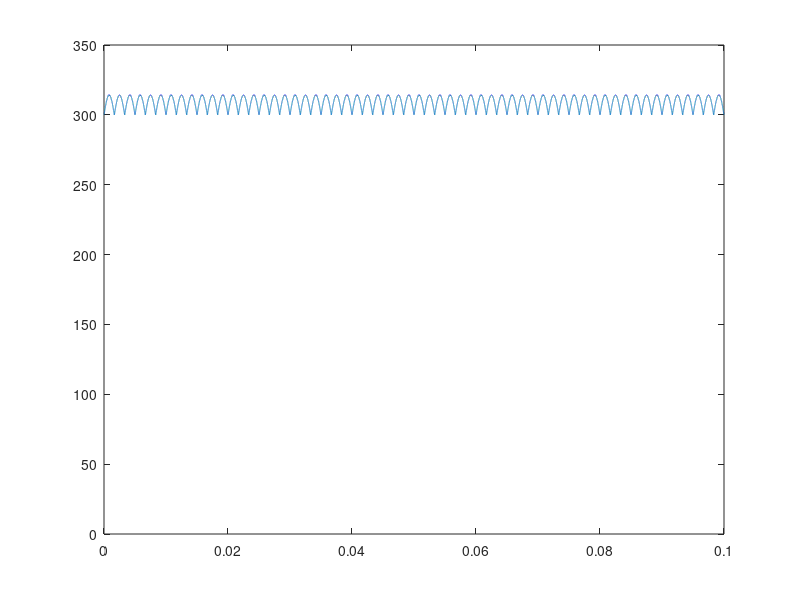
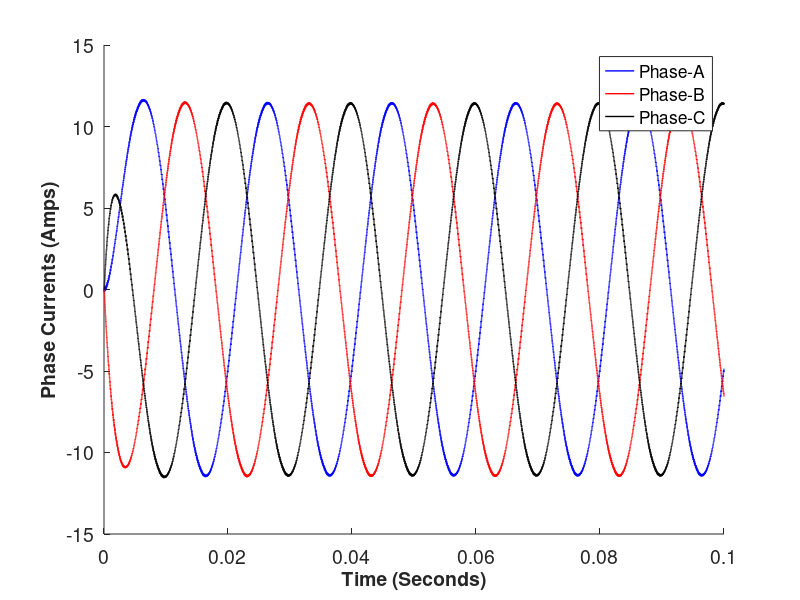
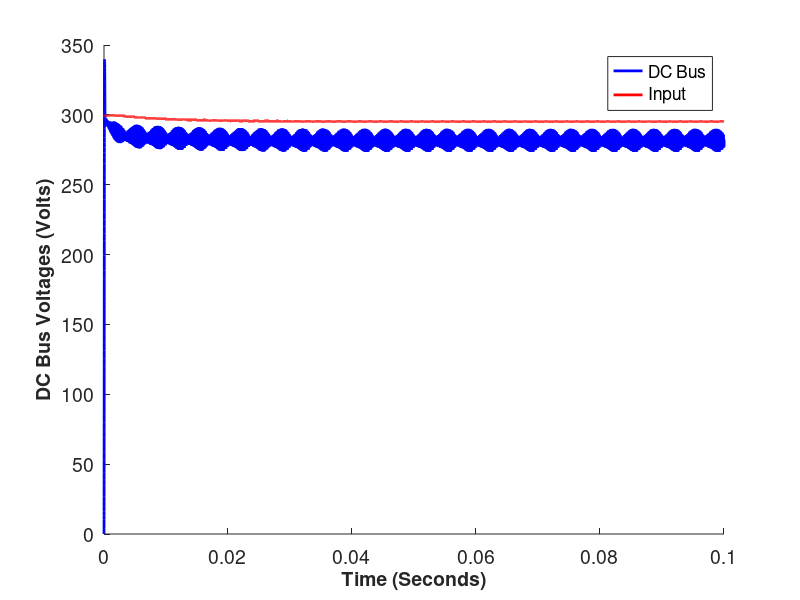
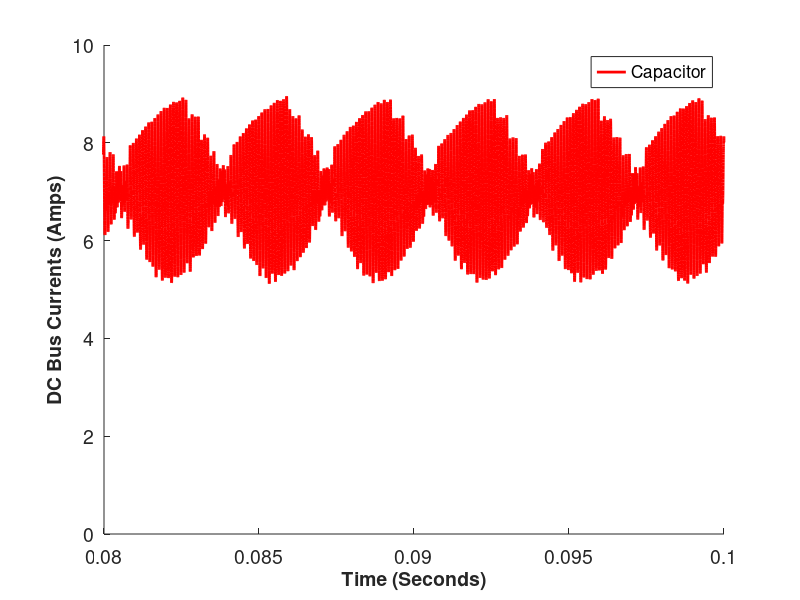

These charts were generated, in order, by the following MATLAB code:
tic
%%
%% Time array
Tstep = 1e-6; % s
Ts = Tstep; % s
Ripth = 0.18; % sec
Tfinal = 0.1; % s
time_array = 0:Tstep:Tfinal-Tstep;
NumberofSteps = numel(time_array);
%% Defined Parameters
DCSourceMagn = 300; % V
SixthHarmonicMagn = DCSourceMagn*(1-0.95262794416); % V
SixthHarmonicFreq = 300; % Hz
SixthHarmonicPhase = 0; % Radians
Vacrms = 220; % V
GridFreq = 50; % Hz
Cdcrec = 5e-3; % F
%% Constant Parameters
Cdc = 15e-6; % F
RA = 10; % Ohms
RB = 10; % Ohms
RC = 10; % Ohms
LA = 15e-3; % H
LB = 15e-3; % H
LC = 15e-3; % H
Rin = 2; % Ohms
Lin = 5e-5; % H

%%

%% Generate switching signals
ma = 0.9;
fout = 50; % Hz
fsw = 10e3; % Hz
delta = 0; % Radians
VrefA = ma*sin(2*pi*fout*time_array-delta);
VrefB = ma*sin(2*pi*fout*time_array-delta-2*pi/3);
VrefC = ma*sin(2*pi*fout*time_array-delta-4*pi/3);
%Vcarrier = sawtooth(2*pi*fsw*time_array);
Vtriang = zeros(1, NumberofSteps);
for k = 1:Tfinal*fsw
   Triang_temp = triang(1/(Ts*fsw));
   Vtriang((100*(k-1)+1:k/(Tstep*fsw))) = (Triang_temp*2)-1;
end
Vcarrier = Vtriang;
SA = (VrefA > Vcarrier);
SB = (VrefB > Vcarrier);
SC = (VrefC > Vcarrier);
% SA(1:Tfinal/Tstep/10) = 0;
% SB(1:Tfinal/Tstep/10) = 0;
% SC(1:Tfinal/Tstep/10) = 0;


%% Third Harmonic Injection 
ThirdHarmonicDC= DCSourceMagn+abs(SixthHarmonicMagn*sin(2*pi*SixthHarmonicFreq.*time_array));

figure();
plot(time_array,ThirdHarmonicDC);
ylim([0 350])

%% States
PhaseACurrent = zeros(1, NumberofSteps);
PhaseCCurrent = zeros(1, NumberofSteps);
DCBusVoltage = zeros(1, NumberofSteps);
InputCurrent = zeros(1, NumberofSteps);
InputVoltage = DCSourceMagn*ones(1,NumberofSteps);

%%
%% Coefficients
Coef_isa_isa = -((RA*LB)+(RA*LC)+(RB*LC)) / ((LA*LC)+(LB*LC)+(LA*LB));
Coef_isa_isc = ((RC*LB)-(RB*LC)) / ((LA*LC)+(LB*LC)+(LA*LB));
Coef_isa_vdc = ((SA*LB)+(SA*LC)-(SB*LC)-(SC*LB)) / ((LA*LC)+(LB*LC)+(LA*LB));
Coef_isc_isa = ((RA*LB)-(RB*LA)) / ((LA*LC)+(LB*LC)+(LA*LB));
Coef_isc_isc = -((RC*LA)+(RC*LB)+(RB*LA)) / ((LA*LC)+(LB*LC)+(LA*LB));
Coef_isc_vdc = ((SC*LA)+(SC*LB)-(SA*LB)-(SB*LA)) / ((LA*LC)+(LB*LC)+(LA*LB));
Coef_vdc_isa = (SB-SA) / (Cdc);
Coef_vdc_isc = (SB-SC) / (Cdc);
Coef_vdc_iin = 1 / (Cdc);
Coef_iin_vdc = -1 / (Lin);
Coef_iin_iin = -(Rin) / (Lin);
Coef_iin_vin = 1 / (Lin);

%% Main Loop for State Calculations
PhaseACurrentPrev = 0;
PhaseCCurrentPrev = 0;
DCBusVoltagePrev  = 0;
InputCurrentPrev  = 0;
PhaseACurrentDiff = 0;
PhaseCCurrentDiff = 0;
DCBusVoltageDiff  = 0;
InputCurrentDiff  = 0;
for k = 2:NumberofSteps
    
    InputVoltage(k)= (ThirdHarmonicDC(k)/Rin-InputCurrent(k-1)+InputVoltage(k-1)*Cdcrec/Ts)/(Cdcrec/Ts+1/Rin);
    
    PhaseACurrentDiff = ...
        Coef_isa_isa     * PhaseACurrentPrev +...
        Coef_isa_isc     * PhaseCCurrentPrev +...
        Coef_isa_vdc(k)  * DCBusVoltagePrev  +...
        (0)              * InputCurrentPrev  +...
        (0)              * InputVoltage(k);
    
    PhaseCCurrentDiff = ...
        Coef_isc_isa     * PhaseACurrentPrev +...
        Coef_isc_isc     * PhaseCCurrentPrev +...
        Coef_isc_vdc(k)  * DCBusVoltagePrev  +...
        (0)              * InputCurrentPrev  +...
        (0)              * InputVoltage(k);
    
    DCBusVoltageDiff = ...
        Coef_vdc_isa(k)  * PhaseACurrentPrev +...
        Coef_vdc_isc(k)  * PhaseCCurrentPrev +...
        (0)              * DCBusVoltagePrev  +...
        Coef_vdc_iin     * InputCurrentPrev  +...
        (0)              * InputVoltage(k);
    
    InputCurrentDiff = ...
        (0)              * PhaseACurrentPrev +...
        (0)              * PhaseCCurrentPrev +...
        Coef_iin_vdc     * DCBusVoltagePrev  +...
        Coef_iin_iin     * InputCurrentPrev  +...
        Coef_iin_vin     * InputVoltage(k);
    
    PhaseACurrent(k) = PhaseACurrentPrev + PhaseACurrentDiff*Tstep;
    PhaseCCurrent(k) = PhaseCCurrentPrev + PhaseCCurrentDiff*Tstep;
    DCBusVoltage(k)  = DCBusVoltagePrev  + DCBusVoltageDiff *Tstep;
    InputCurrent(k)  = InputCurrentPrev  + InputCurrentDiff *Tstep;
    
    PhaseACurrentPrev = PhaseACurrent(k);
    PhaseCCurrentPrev = PhaseCCurrent(k);
    DCBusVoltagePrev  = DCBusVoltage(k);
    InputCurrentPrev  = InputCurrent(k);
end
%% Other Parameters
PhaseBCurrent = - PhaseACurrent - PhaseCCurrent;
ConverterVoltagePhaseAPhaseB = DCBusVoltage.*(SA-SB);
ConverterVoltagePhaseBPhaseC = DCBusVoltage.*(SB-SC);
ConverterVoltagePhaseCPhaseA = DCBusVoltage.*(SC-SA);
ConverterDCBusCurrent = PhaseACurrent.*SA + PhaseBCurrent.*SB + PhaseCCurrent.*SC;
DCBusCapacitorCurrent = InputCurrent - ConverterDCBusCurrent;
toc
%%
% %% Phase Currents
figure;
hold all;
plot(time_array,PhaseACurrent,'b-','Linewidth',1);
plot(time_array,PhaseBCurrent,'r-','Linewidth',1);
plot(time_array,PhaseCCurrent,'k-','Linewidth',1);
set(gca,'FontSize',14);
xlabel('Time (Seconds)','FontSize',14,'FontWeight','Bold')
ylabel('Phase Currents (Amps)','FontSize',14,'FontWeight','Bold')
%xlim([0 40e-3]);
%ylim([-1.2 1.2]);
legend({'Phase-A','Phase-B','Phase-C'},'Location','best');
%% DC Bus Voltages
figure;
hold all;
plot(time_array,DCBusVoltage,'b-','Linewidth',2);
plot(time_array,InputVoltage,'r-','Linewidth',2);
set(gca,'FontSize',14);
xlabel('Time (Seconds)','FontSize',14,'FontWeight','Bold')
ylabel('DC Bus Voltages (Volts)','FontSize',14,'FontWeight','Bold')
%xlim([0 40e-3]);
%ylim([-1.2 1.2]);
legend({'DC Bus','Input'},'Location','best');
%% DC Bus Currents
figure;
hold all;
%plot(time_array,DCBusCapacitorCurrent,'b-','Linewidth',2);
%plot(time_array,ConverterDCBusCurrent,'k-','Linewidth',2);
plot(time_array,InputCurrent,'r-','Linewidth',2);
set(gca,'FontSize',14);
xlabel('Time (Seconds)','FontSize',14,'FontWeight','Bold')
ylabel('DC Bus Currents (Amps)','FontSize',14,'FontWeight','Bold')
xlim([0.08 0.1]);
ylim([0 10]);
legend({'Capacitor','Converter','Input'},'Location','best');
% % Verification figures

%%
toc

